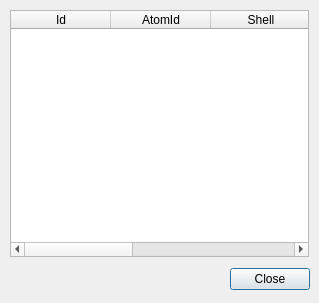
<ui version="4.0" >
 <class>ViewEigenvectorDialog</class>
 <widget class="QDialog" name="ViewEigenvectorDialog" >
  <property name="windowModality" >
   <enum>Qt::ApplicationModal</enum>
  </property>
  <property name="geometry" >
   <rect>
    <x>0</x>
    <y>0</y>
    <width>319</width>
    <height>303</height>
   </rect>
  </property>
  <property name="windowTitle" >
   <string>Eigenvector</string>
  </property>
  <property name="windowIcon" >
   <iconset resource="icons.qrc" >
    <normaloff>:/stackicons/icons/stack_surfaces.svg</normaloff>:/stackicons/icons/stack_surfaces.svg</iconset>
  </property>
  <widget class="QDialogButtonBox" name="buttonBox" >
   <property name="geometry" >
    <rect>
     <x>9</x>
     <y>264</y>
     <width>301</width>
     <height>30</height>
    </rect>
   </property>
   <property name="standardButtons" >
    <set>QDialogButtonBox::Close</set>
   </property>
  </widget>
  <widget class="QTableWidget" name="EigenvectorTable" >
   <property name="geometry" >
    <rect>
     <x>10</x>
     <y>10</y>
     <width>299</width>
     <height>247</height>
    </rect>
   </property>
   <property name="sizePolicy" >
    <sizepolicy vsizetype="Expanding" hsizetype="Expanding" >
     <horstretch>5</horstretch>
     <verstretch>0</verstretch>
    </sizepolicy>
   </property>
   <property name="editTriggers" >
    <set>QAbstractItemView::NoEditTriggers</set>
   </property>
   <property name="showDropIndicator" stdset="0" >
    <bool>false</bool>
   </property>
   <property name="dragDropOverwriteMode" >
    <bool>false</bool>
   </property>
   <property name="selectionMode" >
    <enum>QAbstractItemView::SingleSelection</enum>
   </property>
   <property name="selectionBehavior" >
    <enum>QAbstractItemView::SelectRows</enum>
   </property>
   <column>
    <property name="text" >
     <string>Id</string>
    </property>
   </column>
   <column>
    <property name="text" >
     <string>AtomId</string>
    </property>
   </column>
   <column>
    <property name="text" >
     <string>Shell</string>
    </property>
   </column>
   <column>
    <property name="text" >
     <string>Type</string>
    </property>
   </column>
   <column>
    <property name="text" >
     <string>Coefficient</string>
    </property>
   </column>
  </widget>
 </widget>
 <resources>
  <include location="icons.qrc" />
 </resources>
 <connections/>
</ui>
